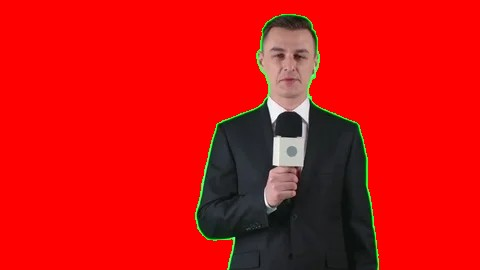
#> input picture images/1-fondo rojo.jpg, 480 x 270 px
$ python -i detection.py   (imports and definitions only)
#> lines starting #> are read from the running program, lines starting #| are printed output that depends on the picture; after the words box and inside, x2 and y2 are one past the last pixel; in counts of white or black regions, pixels touching at a corner belong together
#> further down, picture is the input picture: shape (270, 480, 3); mean B, G, R 14.1, 15.9, 209.7
import cv2
import numpy as np

def detect_contours(image):
    # Convertir a gris para detectar contornos
    gray = cv2.cvtColor(image, cv2.COLOR_BGR2GRAY)
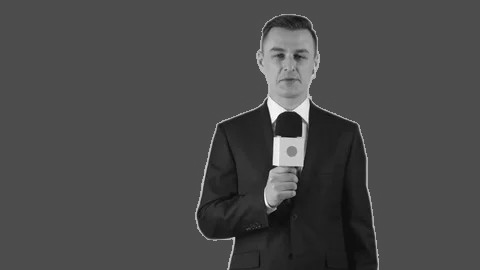
#> gray: shape (270, 480); min 5, max 254, mean 73.7
    edges = cv2.Canny(gray, 100, 200)
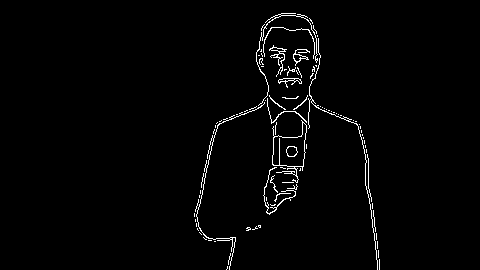
#> edges: shape (270, 480); 1.8% white in thin lines or dots, all inside (x1, y1, x2, y2) = (194, 13, 380, 270)
    contours, _ = cv2.findContours(edges, cv2.RETR_TREE, cv2.CHAIN_APPROX_SIMPLE)
#> contours = 106 contours, 91 with area under 20; largest, box (x1, y1, x2, y2) and area: (272, 120, 307, 183) 970, (272, 122, 307, 167) 952, (286, 146, 298, 157) 92, (286, 146, 298, 157) 84, (293, 49, 310, 66) 70
    # Dibujar contornos en la imagen original
    cv2.drawContours(image, contours, -1, (0, 255, 0), 2)
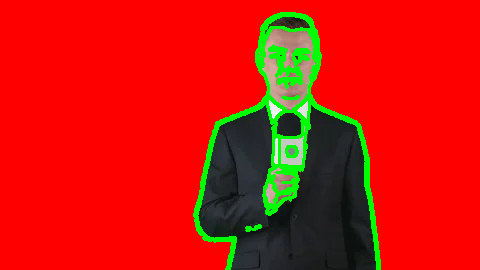
#> image: shape (270, 480, 3); 5.36% of pixels changed, all inside (x1, y1, x2, y2) = (193, 12, 381, 270)
    return image

def detect_faces_haar(image):
    face_cascade = cv2.CascadeClassifier(cv2.data.haarcascades + "haarcascade_frontalface_default.xml")
    gray = cv2.cvtColor(image, cv2.COLOR_BGR2GRAY)
    faces = face_cascade.detectMultiScale(gray, 1.1, 4)
    for (x, y, w, h) in faces:
        cv2.rectangle(image, (x, y), (x+w, y+h), (255, 0, 0), 2)
    return image

>>> import cv2
>>> picture = cv2.imread('../images/1-fondo rojo.jpg')
>>> result = detect_contours(picture)
